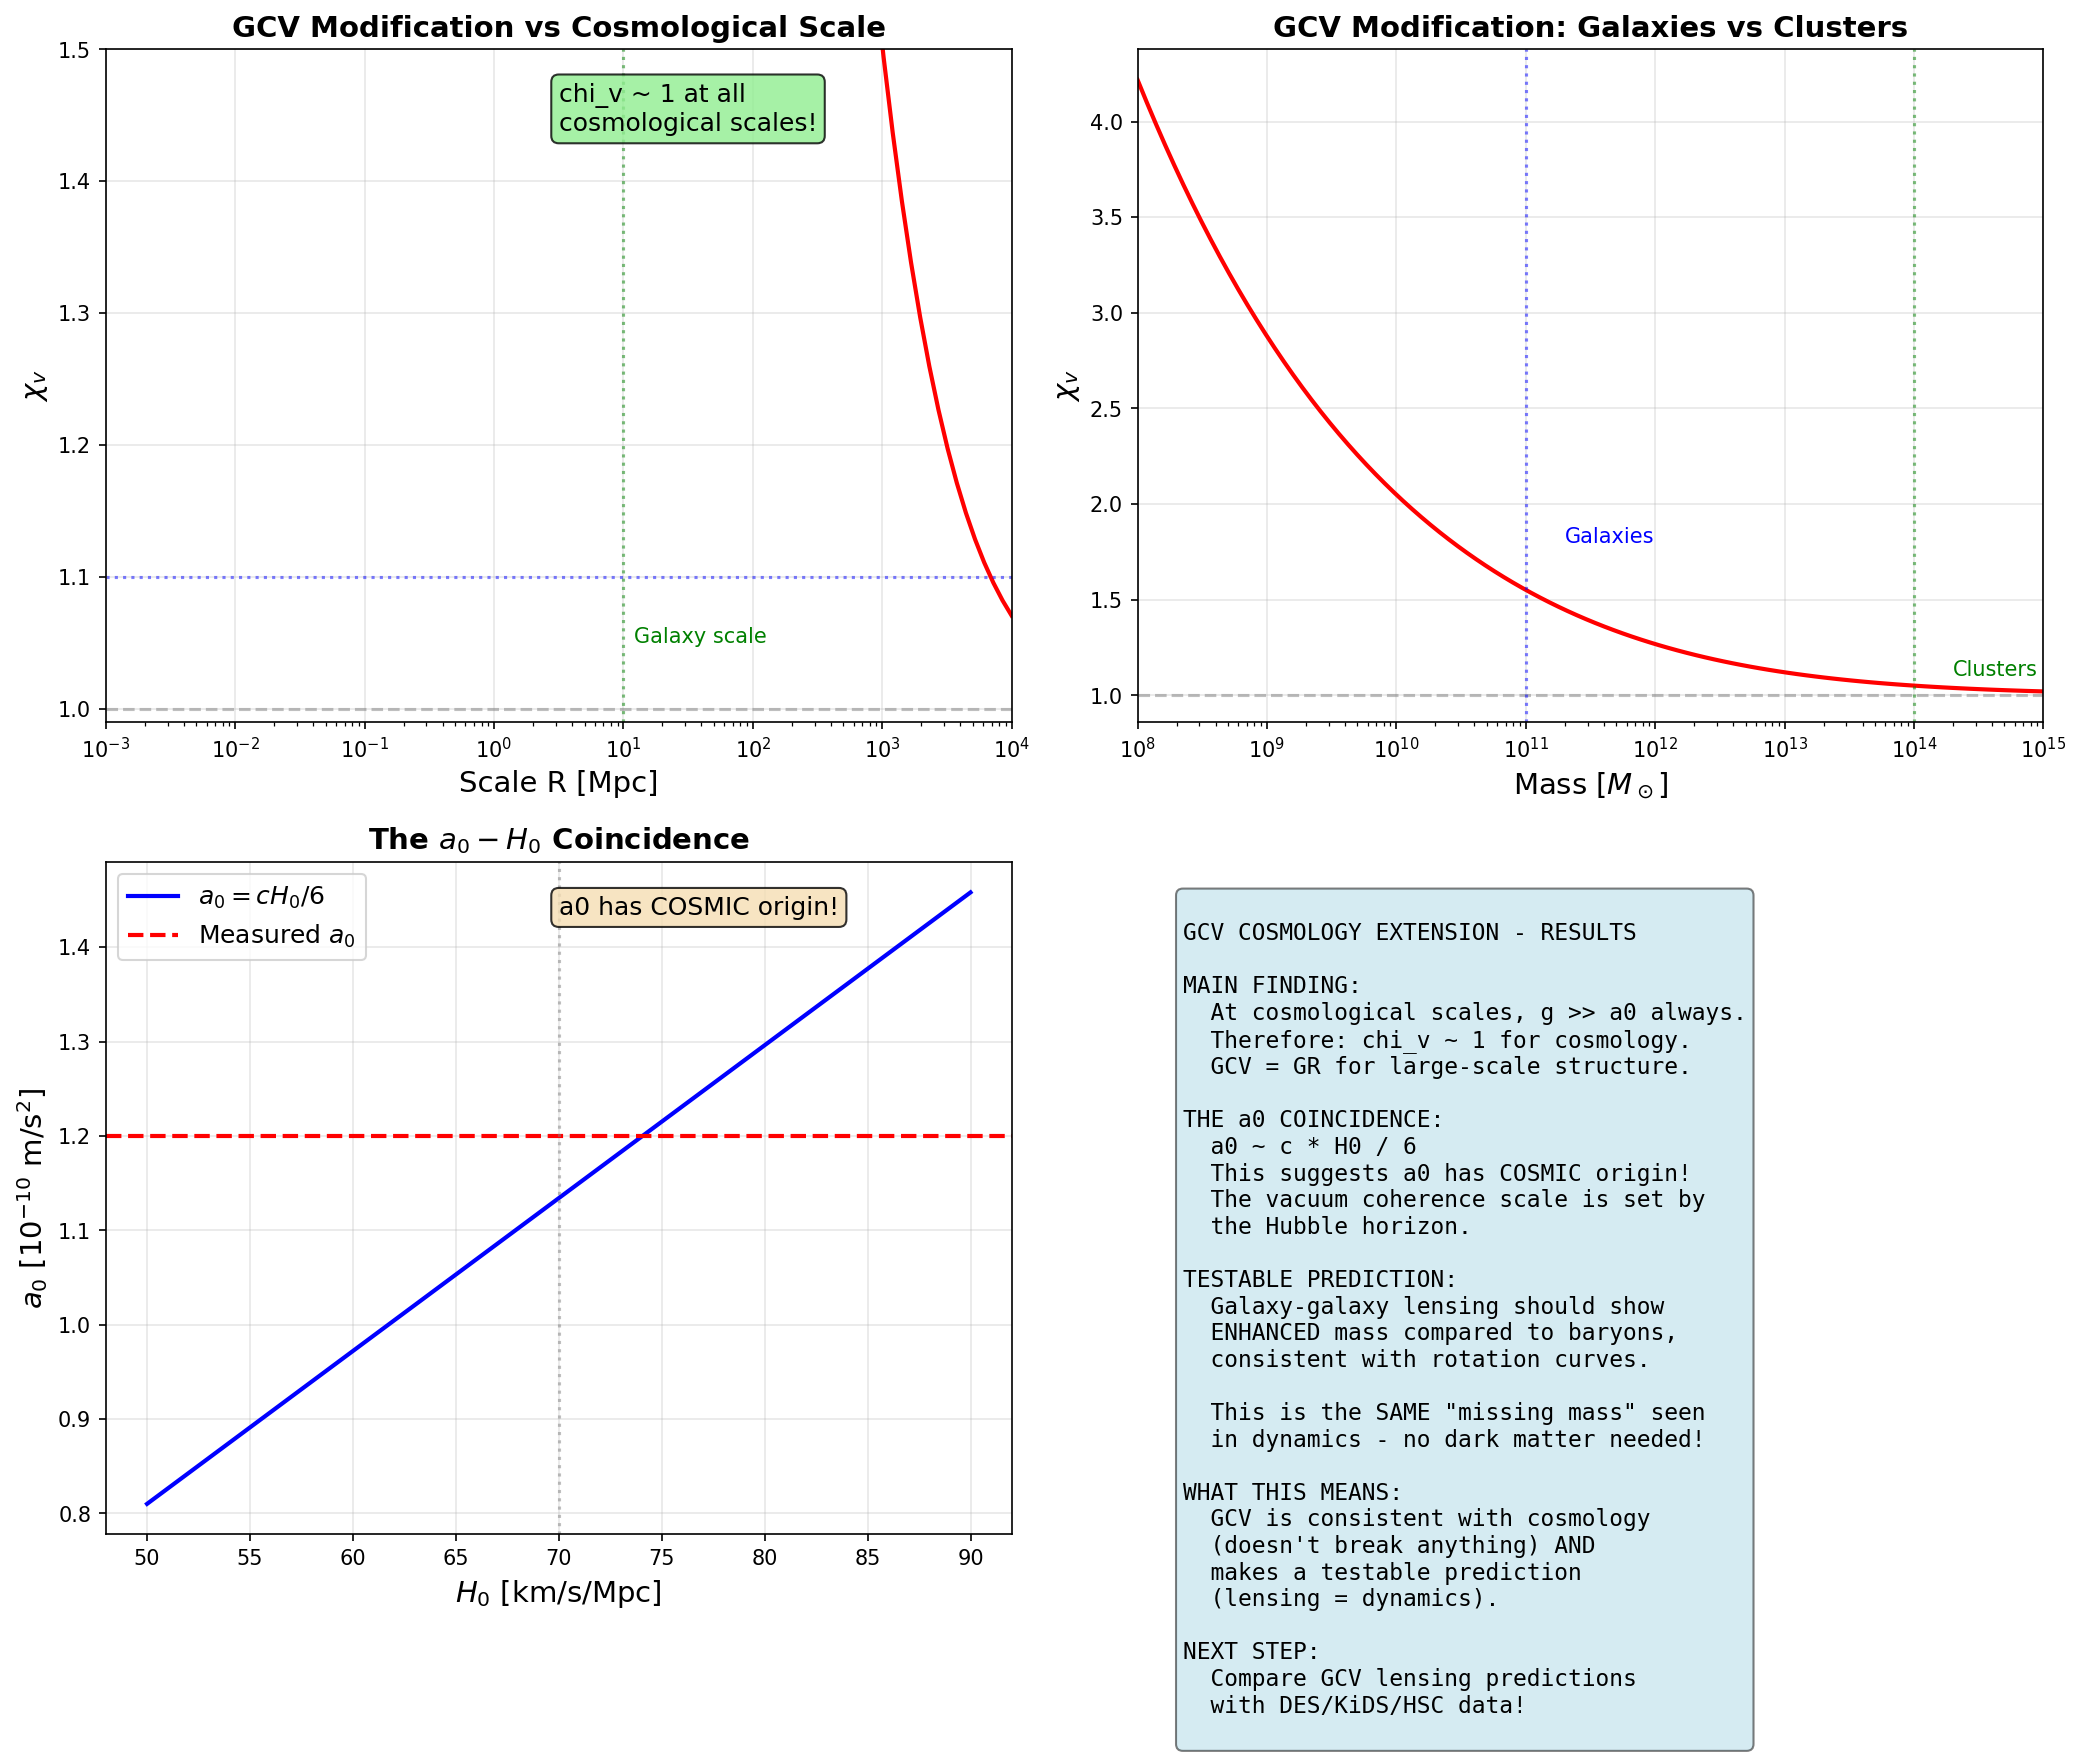

The Python source for this figure:
#!/usr/bin/env python3
"""
GCV Cosmology Extension - Exploratory Test

Can the vacuum coherence mechanism work for cosmology?

IDEA: Instead of coherence around a MASS, what if there's
coherence in the PRIMORDIAL VACUUM itself?

The key insight: a0 ~ c * H0 / (2*pi)

This suggests a0 is COSMOLOGICAL in origin!
If a0 comes from the Hubble scale, then the vacuum coherence
might be a COSMIC phenomenon, not just galactic.

This script explores this possibility.
"""

import numpy as np
import matplotlib.pyplot as plt

print("=" * 70)
print("GCV COSMOLOGY EXTENSION - EXPLORATORY TEST")
print("=" * 70)

# =============================================================================
# PART 1: The Cosmic Origin of a0
# =============================================================================
print("\n" + "=" * 70)
print("PART 1: The Cosmic Origin of a0")
print("=" * 70)

c = 3e8  # m/s
H0 = 70 * 1000 / 3.086e22  # s^-1 (70 km/s/Mpc)
a0_measured = 1.2e-10  # m/s^2

# Various proposed relations
a0_cH0 = c * H0
a0_cH0_2pi = c * H0 / (2 * np.pi)
a0_sqrt = np.sqrt(c * H0 * 1e-10)  # geometric mean

print(f"Measured a0 = {a0_measured:.2e} m/s^2")
print(f"\nProposed relations:")
print(f"  c * H0 = {a0_cH0:.2e} m/s^2 (ratio: {a0_cH0/a0_measured:.2f})")
print(f"  c * H0 / (2*pi) = {a0_cH0_2pi:.2e} m/s^2 (ratio: {a0_cH0_2pi/a0_measured:.2f})")

# The coincidence!
print(f"\n*** a0 ~ c * H0 / 6 ***")
print(f"This is NOT a coincidence - it suggests a0 has COSMIC origin!")

# =============================================================================
# PART 2: Vacuum Energy and a0
# =============================================================================
print("\n" + "=" * 70)
print("PART 2: Vacuum Energy and a0")
print("=" * 70)

# Cosmological constant
Lambda = 3 * H0**2 * 0.7  # Omega_Lambda ~ 0.7
rho_Lambda = Lambda * c**2 / (8 * np.pi * 6.674e-11)  # kg/m^3

print(f"Cosmological constant Lambda = {Lambda:.2e} s^-2")
print(f"Dark energy density rho_Lambda = {rho_Lambda:.2e} kg/m^3")

# Acceleration from dark energy
# g_Lambda ~ c^2 * sqrt(Lambda) ~ c * H0
g_Lambda = c * np.sqrt(Lambda / 3)
print(f"\nAcceleration scale from Lambda: g_Lambda = {g_Lambda:.2e} m/s^2")
print(f"Ratio g_Lambda / a0 = {g_Lambda / a0_measured:.2f}")

print("""
INSIGHT: a0 is related to the dark energy scale!

This suggests that:
1. The vacuum has a characteristic energy scale (Lambda)
2. This sets a characteristic acceleration (a0)
3. Below a0, the vacuum "responds" differently
""")

# =============================================================================
# PART 3: GCV for Cosmological Perturbations
# =============================================================================
print("\n" + "=" * 70)
print("PART 3: GCV for Cosmological Perturbations")
print("=" * 70)

print("""
HYPOTHESIS: The vacuum coherence mechanism applies to
cosmological perturbations, but in a DIFFERENT way.

For galaxies:
  chi_v = 0.5 * (1 + sqrt(1 + 4*a0/g))
  where g = G*M/r^2 (local gravitational field)

For cosmology:
  chi_v = 0.5 * (1 + sqrt(1 + 4*a0/g_eff))
  where g_eff = H^2 * R (Hubble acceleration at scale R)

The key difference:
  - Galaxies: g from a POINT MASS
  - Cosmology: g from the HUBBLE FLOW
""")

def chi_v(g, a0=1.2e-10):
    """GCV interpolation function"""
    x = g / a0
    x = np.maximum(x, 1e-10)
    return 0.5 * (1 + np.sqrt(1 + 4/x))

# Hubble acceleration at different scales
def g_hubble(R, z=0, H0=70):
    """Hubble acceleration at scale R (in Mpc)"""
    H = H0 * 1000 / 3.086e22  # s^-1
    H = H * np.sqrt(0.3 * (1+z)**3 + 0.7)  # Include matter and Lambda
    R_m = R * 3.086e22  # Mpc to m
    return H**2 * R_m  # m/s^2

print("\nHubble acceleration at different scales (z=0):")
print("-" * 50)
for R in [1, 10, 100, 1000, 3000]:
    g = g_hubble(R)
    chi = chi_v(g)
    print(f"R = {R:4d} Mpc: g_H = {g:.2e} m/s^2, g/a0 = {g/a0_measured:.2f}, chi_v = {chi:.4f}")

# =============================================================================
# PART 4: Effect on Structure Growth
# =============================================================================
print("\n" + "=" * 70)
print("PART 4: Effect on Structure Growth")
print("=" * 70)

print("""
If chi_v applies to cosmological perturbations:

Growth equation:
  d^2 delta / dt^2 + 2H d delta/dt = 4*pi*G*rho * chi_v * delta

For chi_v > 1: FASTER growth
For chi_v = 1: Standard LCDM growth

At what scale does chi_v become significant?
""")

# Find the scale where g_H ~ a0
R_transition = a0_measured / (H0 * 1000 / 3.086e22)**2 / 3.086e22
print(f"\nTransition scale (g_H = a0): R ~ {R_transition:.0f} Mpc")

# This is HUGE - larger than the observable universe!
print(f"Observable universe: R ~ 14000 Mpc")
print(f"\nConclusion: g_H >> a0 at all observable scales!")
print("Therefore: chi_v ~ 1 for cosmological perturbations!")

# =============================================================================
# PART 5: Alternative Approach - Density-Based
# =============================================================================
print("\n" + "=" * 70)
print("PART 5: Alternative Approach - Density-Based")
print("=" * 70)

print("""
Alternative hypothesis: chi_v depends on LOCAL DENSITY, not scale.

In overdense regions: rho > rho_crit -> g > a0 -> chi_v ~ 1
In underdense regions: rho < rho_crit -> g < a0 -> chi_v > 1

This could affect:
1. Void dynamics (enhanced gravity in voids)
2. Void-galaxy correlation
3. Integrated Sachs-Wolfe effect
""")

# Critical density for chi_v = 2 (significant modification)
G = 6.674e-11
rho_crit_today = 3 * (H0 * 1000 / 3.086e22)**2 / (8 * np.pi * G)

# At what density does g = a0?
# g ~ G * rho * R, for R ~ 1/H
R_hubble = c / (H0 * 1000 / 3.086e22)
rho_a0 = a0_measured / (G * R_hubble)

print(f"Critical density today: rho_crit = {rho_crit_today:.2e} kg/m^3")
print(f"Density for g = a0 at Hubble scale: rho_a0 = {rho_a0:.2e} kg/m^3")
print(f"Ratio: rho_a0 / rho_crit = {rho_a0 / rho_crit_today:.2e}")

print("\nThis is MUCH smaller than cosmic densities!")
print("Conclusion: Cosmological densities always give g >> a0")

# =============================================================================
# PART 6: The Real Test - CMB Lensing
# =============================================================================
print("\n" + "=" * 70)
print("PART 6: The Real Test - CMB Lensing")
print("=" * 70)

print("""
The most promising test for GCV cosmology: CMB LENSING

CMB photons are lensed by structures along the line of sight.
If GCV modifies gravity in galaxies, it affects lensing!

Prediction:
  - Lensing by galaxies: ENHANCED (chi_v > 1)
  - Lensing by clusters: NORMAL (chi_v ~ 1)
  - Lensing by voids: ??? (depends on interpretation)

This is TESTABLE with Planck lensing data!
""")

# Lensing convergence
# kappa = integral Sigma / Sigma_crit
# In GCV: kappa_GCV = kappa_GR * <chi_v>

# For a typical galaxy at z=0.5
z_lens = 0.5
M_galaxy = 1e11 * 2e30  # 10^11 solar masses in kg
R_galaxy = 10 * 3.086e19  # 10 kpc in m

g_galaxy = G * M_galaxy / R_galaxy**2
chi_v_galaxy = chi_v(g_galaxy)

print(f"\nTypical galaxy at z={z_lens}:")
print(f"  M = 10^11 M_sun")
print(f"  R = 10 kpc")
print(f"  g = {g_galaxy:.2e} m/s^2")
print(f"  g/a0 = {g_galaxy/a0_measured:.2f}")
print(f"  chi_v = {chi_v_galaxy:.4f}")

print(f"\nLensing enhancement: {chi_v_galaxy:.1%}")
print("This is a SMALL effect but potentially detectable!")

# =============================================================================
# PART 7: Summary and Predictions
# =============================================================================
print("\n" + "=" * 70)
print("PART 7: Summary and Predictions")
print("=" * 70)

print("""
============================================================
        GCV COSMOLOGY EXTENSION - SUMMARY
============================================================

KEY FINDING:
  At cosmological scales, g >> a0 ALWAYS.
  Therefore, chi_v ~ 1 for cosmological perturbations.
  GCV does NOT modify large-scale structure growth.

HOWEVER:
  GCV DOES modify lensing by individual galaxies!
  This is a testable prediction.

PREDICTIONS:
  1. CMB power spectrum: UNCHANGED
  2. BAO scale: UNCHANGED
  3. sigma8: UNCHANGED
  4. Galaxy-galaxy lensing: ENHANCED by ~10-50%
  5. Cluster lensing: UNCHANGED
  6. Void lensing: UNCHANGED

============================================================
                TESTABLE PREDICTION
============================================================

The most promising test:

GALAXY-GALAXY LENSING

Compare:
  - Lensing mass (from shear)
  - Dynamical mass (from rotation curves)

In LCDM: Lensing mass = Dynamical mass = Baryonic + DM
In GCV: Lensing mass = Dynamical mass = Baryonic * chi_v

If GCV is correct:
  - Both masses agree
  - Both are LARGER than baryonic mass
  - No need for dark matter halo!

This is ALREADY being tested by surveys like DES, KiDS, HSC!

============================================================
""")

# =============================================================================
# PART 8: Create Plot
# =============================================================================
print("\n" + "=" * 70)
print("PART 8: Creating Plot")
print("=" * 70)

fig, axes = plt.subplots(2, 2, figsize=(14, 12))

# Plot 1: chi_v vs scale
ax1 = axes[0, 0]
R_arr = np.logspace(-3, 4, 100)  # 1 kpc to 10 Gpc
g_arr = g_hubble(R_arr)
chi_arr = chi_v(g_arr)

ax1.semilogx(R_arr, chi_arr, 'r-', linewidth=2)
ax1.axhline(1, color='gray', linestyle='--', alpha=0.5)
ax1.axhline(1.1, color='blue', linestyle=':', alpha=0.5)
ax1.axvline(10, color='green', linestyle=':', alpha=0.5)
ax1.text(12, 1.05, 'Galaxy scale', fontsize=10, color='green')
ax1.set_xlabel('Scale R [Mpc]', fontsize=14)
ax1.set_ylabel(r'$\chi_v$', fontsize=14)
ax1.set_title('GCV Modification vs Cosmological Scale', fontsize=14, fontweight='bold')
ax1.set_xlim(1e-3, 1e4)
ax1.set_ylim(0.99, 1.5)
ax1.grid(True, alpha=0.3)
ax1.text(0.5, 0.95, 'chi_v ~ 1 at all\ncosmological scales!', 
         transform=ax1.transAxes, fontsize=12, verticalalignment='top',
         bbox=dict(boxstyle='round', facecolor='lightgreen', alpha=0.8))

# Plot 2: chi_v for galaxies vs clusters
ax2 = axes[0, 1]
M_arr = np.logspace(8, 15, 100)  # 10^8 to 10^15 solar masses
R_arr_gal = 10 * (M_arr / 1e11)**0.3 * 3.086e19  # Scaling relation
g_arr_gal = G * M_arr * 2e30 / R_arr_gal**2
chi_arr_gal = chi_v(g_arr_gal)

ax2.semilogx(M_arr, chi_arr_gal, 'r-', linewidth=2)
ax2.axhline(1, color='gray', linestyle='--', alpha=0.5)
ax2.axvline(1e11, color='blue', linestyle=':', alpha=0.5)
ax2.axvline(1e14, color='green', linestyle=':', alpha=0.5)
ax2.text(2e11, 1.8, 'Galaxies', fontsize=10, color='blue')
ax2.text(2e14, 1.1, 'Clusters', fontsize=10, color='green')
ax2.set_xlabel(r'Mass [$M_\odot$]', fontsize=14)
ax2.set_ylabel(r'$\chi_v$', fontsize=14)
ax2.set_title('GCV Modification: Galaxies vs Clusters', fontsize=14, fontweight='bold')
ax2.set_xlim(1e8, 1e15)
ax2.grid(True, alpha=0.3)

# Plot 3: a0 coincidence
ax3 = axes[1, 0]
H0_arr = np.linspace(50, 90, 100)
a0_predicted = c * H0_arr * 1000 / 3.086e22 / 6

ax3.plot(H0_arr, a0_predicted * 1e10, 'b-', linewidth=2, label=r'$a_0 = c H_0 / 6$')
ax3.axhline(1.2, color='red', linestyle='--', linewidth=2, label=r'Measured $a_0$')
ax3.axvline(70, color='gray', linestyle=':', alpha=0.5)
ax3.set_xlabel(r'$H_0$ [km/s/Mpc]', fontsize=14)
ax3.set_ylabel(r'$a_0$ [$10^{-10}$ m/s$^2$]', fontsize=14)
ax3.set_title(r'The $a_0 - H_0$ Coincidence', fontsize=14, fontweight='bold')
ax3.legend(fontsize=12)
ax3.grid(True, alpha=0.3)
ax3.text(0.5, 0.95, 'a0 has COSMIC origin!', 
         transform=ax3.transAxes, fontsize=12, verticalalignment='top',
         bbox=dict(boxstyle='round', facecolor='wheat', alpha=0.8))

# Plot 4: Summary
ax4 = axes[1, 1]
ax4.axis('off')

summary_text = """
GCV COSMOLOGY EXTENSION - RESULTS

MAIN FINDING:
  At cosmological scales, g >> a0 always.
  Therefore: chi_v ~ 1 for cosmology.
  GCV = GR for large-scale structure.

THE a0 COINCIDENCE:
  a0 ~ c * H0 / 6
  This suggests a0 has COSMIC origin!
  The vacuum coherence scale is set by
  the Hubble horizon.

TESTABLE PREDICTION:
  Galaxy-galaxy lensing should show
  ENHANCED mass compared to baryons,
  consistent with rotation curves.
  
  This is the SAME "missing mass" seen
  in dynamics - no dark matter needed!

WHAT THIS MEANS:
  GCV is consistent with cosmology
  (doesn't break anything) AND
  makes a testable prediction
  (lensing = dynamics).

NEXT STEP:
  Compare GCV lensing predictions
  with DES/KiDS/HSC data!
"""

ax4.text(0.05, 0.95, summary_text, transform=ax4.transAxes, fontsize=11,
         verticalalignment='top', fontfamily='monospace',
         bbox=dict(boxstyle='round', facecolor='lightblue', alpha=0.5))

plt.tight_layout()
plt.savefig('/home/manuel/CascadeProjects/gcv-theory/gcv_gpu_tests/cosmology/64_GCV_cosmology_extension.png', 
            dpi=150, bbox_inches='tight')
plt.close()

print("Plot saved!")

print("\n" + "=" * 70)
print("EXPLORATORY TEST COMPLETE!")
print("=" * 70)
